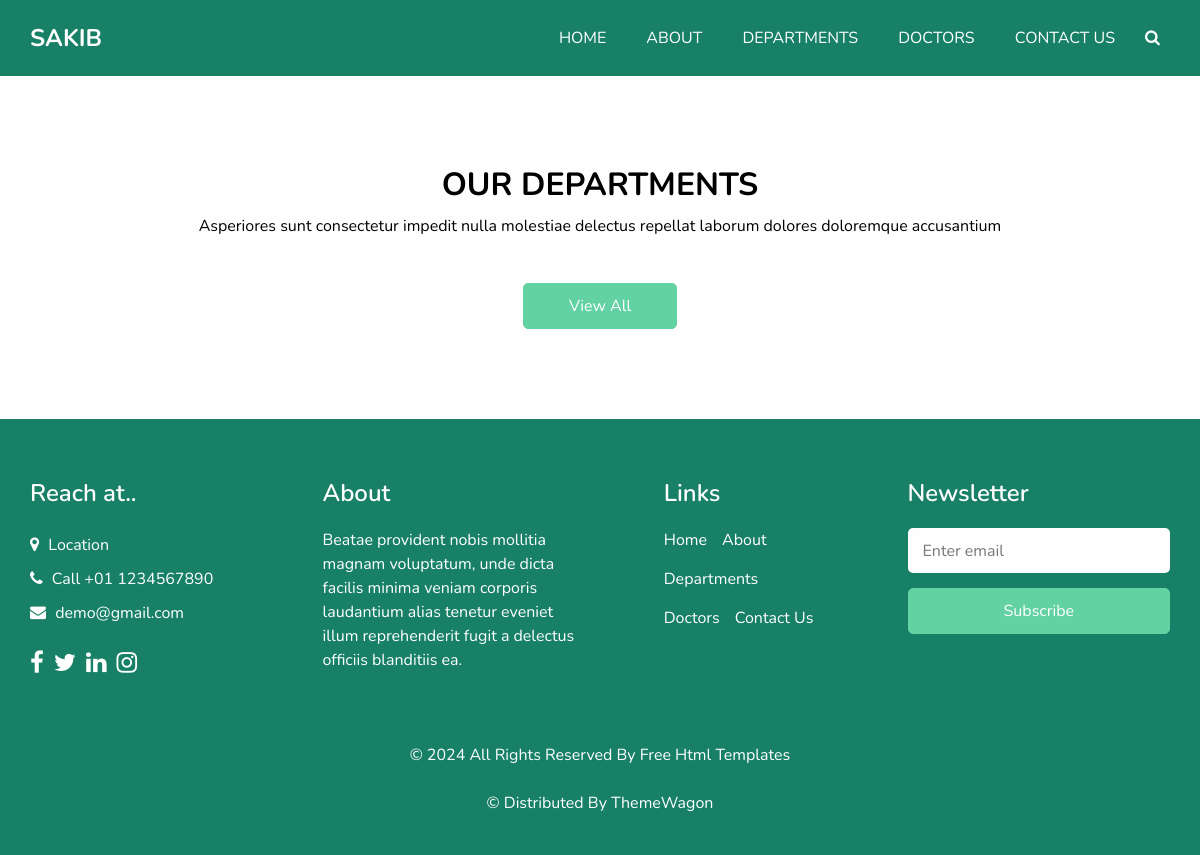
The page /departments on the database as committed earlier.
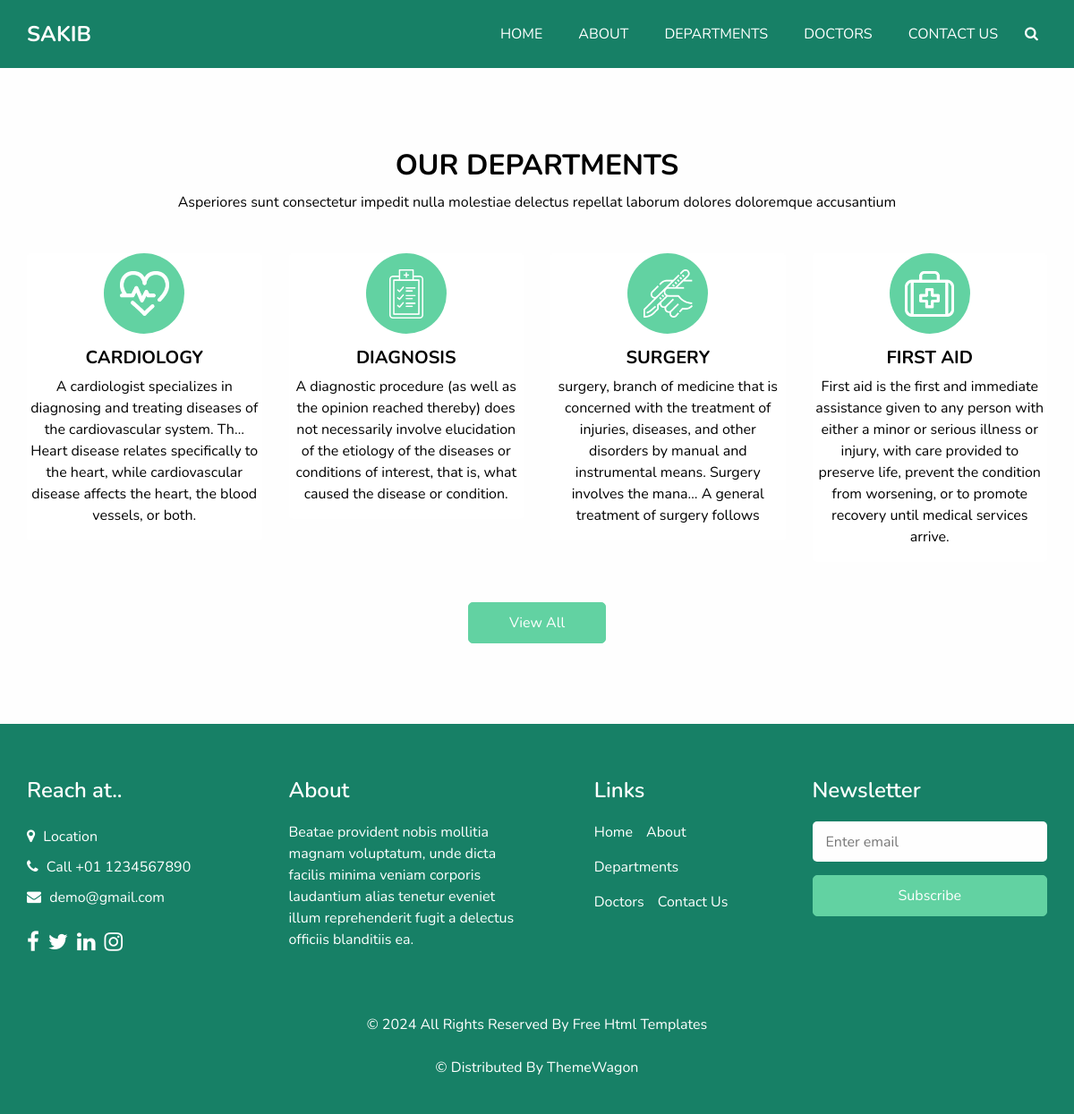
The same page on the database as committed later.
### myapp/models.py (models this page shows, shortened)
class DEPARTMENTS(models.Model):
    title = models.CharField(max_length=100)
    description = models.CharField(max_length=300)
    image = models.ImageField(upload_to= 'DEPARTMENTS/', blank=True, null=True)

### myapp/views.py (the view)
# urls.py: path('departments', Departments, name='departments'),
def Departments(request):
    departments = DEPARTMENTS.objects.all()
    return render(request, 'departments.html', {'departments': departments})

### myapp/templates/departments.html (shortened to what this page needs)
<!DOCTYPE html>
<html>
<head>
  {% load static %}
  <link rel="stylesheet" type="text/css" href="{% static 'css/bootstrap.css' %}" />
  <link rel="stylesheet" type="text/css" href="https://cdnjs.cloudflare.com/ajax/libs/OwlCarousel2/2.3.4/assets/owl.carousel.min.css" />
  <link href="{% static 'css/font-awesome.min.css' %}" rel="stylesheet" />
  <link href="{% static 'css/style.css' %}" rel="stylesheet" />
  <link href="{% static 'css/responsive.css' %}" rel="stylesheet" />
</head>
<body class="sub_page">
  <div class="hero_area">
    <header class="header_section">
      <div class="container">
        <nav class="navbar navbar-expand-lg custom_nav-container ">
          <a class="navbar-brand" href="{% url 'index' %}">
            <span>
              Sakib
            </span>
          </a>
          <div class="collapse navbar-collapse" id="navbarSupportedContent">
            <ul class="navbar-nav">
              <li class="nav-item">
                <a class="nav-link" href="{% url 'index' %}">Home </a>
              </li>
              <li class="nav-item">
                <a class="nav-link" href="{% url 'about' %}"> About</a>
              </li>
              <li class="nav-item active">
                <a class="nav-link" href="{% url 'departments' %}">Departments <span class="sr-only">(current)</span> </a>
              </li>
              <li class="nav-item">
                <a class="nav-link" href="{% url 'doctors' %}">Doctors</a>
              </li>
              <li class="nav-item">
                <a class="nav-link" href="{% url 'contact' %}">Contact Us</a>
              </li>
              <form class="form-inline">
                <button class="btn  my-2 my-sm-0 nav_search-btn" type="submit">
                  <i class="fa fa-search" aria-hidden="true"></i>
                </button>
              </form>
            </ul>
          </div>
        </nav>
      </div>
    </header>
  </div>
  <section class="department_section layout_padding">
    <div class="department_container">
      <div class="container ">
        <div class="heading_container heading_center">
          <h2>
            Our Departments
          </h2>
          <p>
            Asperiores sunt consectetur impedit nulla molestiae delectus repellat laborum dolores doloremque accusantium
          </p>
        </div>
        <div class="row">
          {% for dp in departments %}
          <div class="col-md-3">
            <div class="box ">
              <div class="img-box">
                <img src="{{ dp.image.url }}" alt="">
              </div>
              <div class="detail-box">
                <h5>
                  {{dp.title}}
                </h5>
                <p>
                  {{dp.description}}
                </p>
              </div>
            </div>
          </div>
          {% endfor %}
        </div>
        <div class="btn-box">
          <a href="">
            View All
          </a>
        </div>
      </div>
    </div>
  </section>
  <footer class="footer_section">
    <div class="container">
      <div class="row">
        <div class="col-md-6 col-lg-3 footer_col">
          <div class="footer_contact">
            <h4>
              Reach at..
            </h4>
            <div class="contact_link_box">
              <a href="">
                <i class="fa fa-map-marker" aria-hidden="true"></i>
                <span>
                  Location
                </span>
              </a>
              <a href="">
                <i class="fa fa-phone" aria-hidden="true"></i>
                <span>
                  Call +01 1234567890
                </span>
              </a>
              <a href="">
                <i class="fa fa-envelope" aria-hidden="true"></i>
                <span>
                  demo@gmail.com
                </span>
              </a>
            </div>
          </div>
          <div class="footer_social">
            <a href="">
              <i class="fa fa-facebook" aria-hidden="true"></i>
            </a>
            <a href="">
              <i class="fa fa-twitter" aria-hidden="true"></i>
            </a>
            <a href="">
              <i class="fa fa-linkedin" aria-hidden="true"></i>
            </a>
            <a href="">
              <i class="fa fa-instagram" aria-hidden="true"></i>
            </a>
          </div>
        </div>
        <div class="col-md-6 col-lg-3 footer_col">
          <div class="footer_detail">
            <h4>
              About
            </h4>
            <p>
              Beatae provident nobis mollitia magnam voluptatum, unde dicta facilis minima veniam corporis laudantium alias tenetur eveniet illum reprehenderit fugit a delectus officiis blanditiis ea.
            </p>
          </div>
        </div>
        <div class="col-md-6 col-lg-2 mx-auto footer_col">
          <div class="footer_link_box">
            <h4>
              Links
            </h4>
            <div class="footer_links">
              <a class="" href="{% url 'index' %}">
                Home
              </a>
              <a class="" href="{% url 'about' %}">
                About
              </a>
              <a class="active" href="{% url 'departments' %}">
                Departments
              </a>
              <a class="" href="{% url 'doctors' %}">
                Doctors
              </a>
              <a class="" href="{% url 'contact' %}">
                Contact Us
              </a>
            </div>
          </div>
        </div>
        <div class="col-md-6 col-lg-3 footer_col ">
          <h4>
            Newsletter
          </h4>
          <form action="#">
            <input type="email" placeholder="Enter email" />
            <button type="submit">
              Subscribe
            </button>
          </form>
        </div>
      </div>
      <div class="footer-info">
        <p>
          &copy; <span id="displayYear"></span> All Rights Reserved By
          <a href="https://html.design/">Free Html Templates<br><br></a>
            &copy;  Distributed By
            <a href="https://themewagon.com/">ThemeWagon</a>
        </p>
      </div>
    </div>
  </footer>
</body>
</html>

### static/css/responsive.css (style rules this page uses)
@media (min-width: 1200px) { .container { max-width: 1170px; } }

Rows that differ between the two databases and show on the page:
added DEPARTMENTS: image (picture), title "CARDIOLOGY", description "A cardiologist specializes in diagnosing and treating diseases of the cardiovascular system. Th… Heart disease relates specifically to the heart, while cardiovascular disease affects the heart, the blood vessels, or both."
added DEPARTMENTS: image (picture), title "DIAGNOSIS", description "A diagnostic procedure (as well as the opinion reached thereby) does not necessarily involve elucidation of the etiology of the diseases or conditions of interest, that is, what caused the disease or condition."
added DEPARTMENTS: image (picture), title "SURGERY", description "surgery, branch of medicine that is concerned with the treatment of injuries, diseases, and other disorders by manual and instrumental means. Surgery involves the mana… A general treatment of surgery follows"
added DEPARTMENTS: image (picture), title "FIRST AID", description "First aid is the first and immediate assistance given to any person with either a minor or serious illness or injury, with care provided to preserve life, prevent the condition from worsening, or to promote recovery until medical services arrive."
